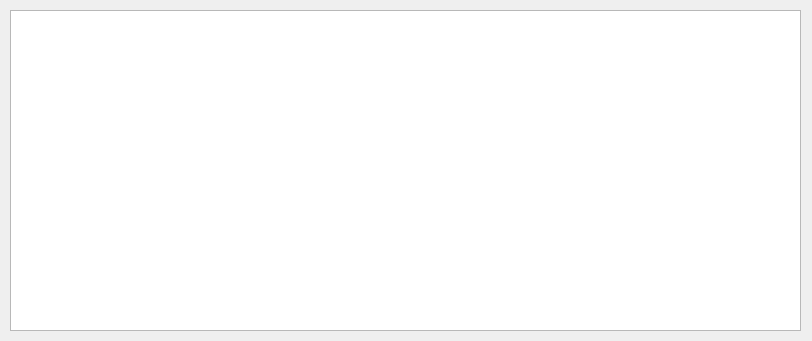
<?xml version="1.0" encoding="UTF-8"?>
<ui version="4.0">
 <class>Form_patient_taken_tickets</class>
 <widget class="QWidget" name="Form_patient_taken_tickets">
  <property name="geometry">
   <rect>
    <x>0</x>
    <y>0</y>
    <width>812</width>
    <height>341</height>
   </rect>
  </property>
  <property name="windowTitle">
   <string>Просмотр взятых талонов на прием</string>
  </property>
  <widget class="QTableWidget" name="tableWidget_taken_tickets">
   <property name="geometry">
    <rect>
     <x>10</x>
     <y>10</y>
     <width>791</width>
     <height>321</height>
    </rect>
   </property>
   <property name="editTriggers">
    <set>QAbstractItemView::NoEditTriggers</set>
   </property>
  </widget>
 </widget>
 <resources/>
 <connections/>
</ui>
